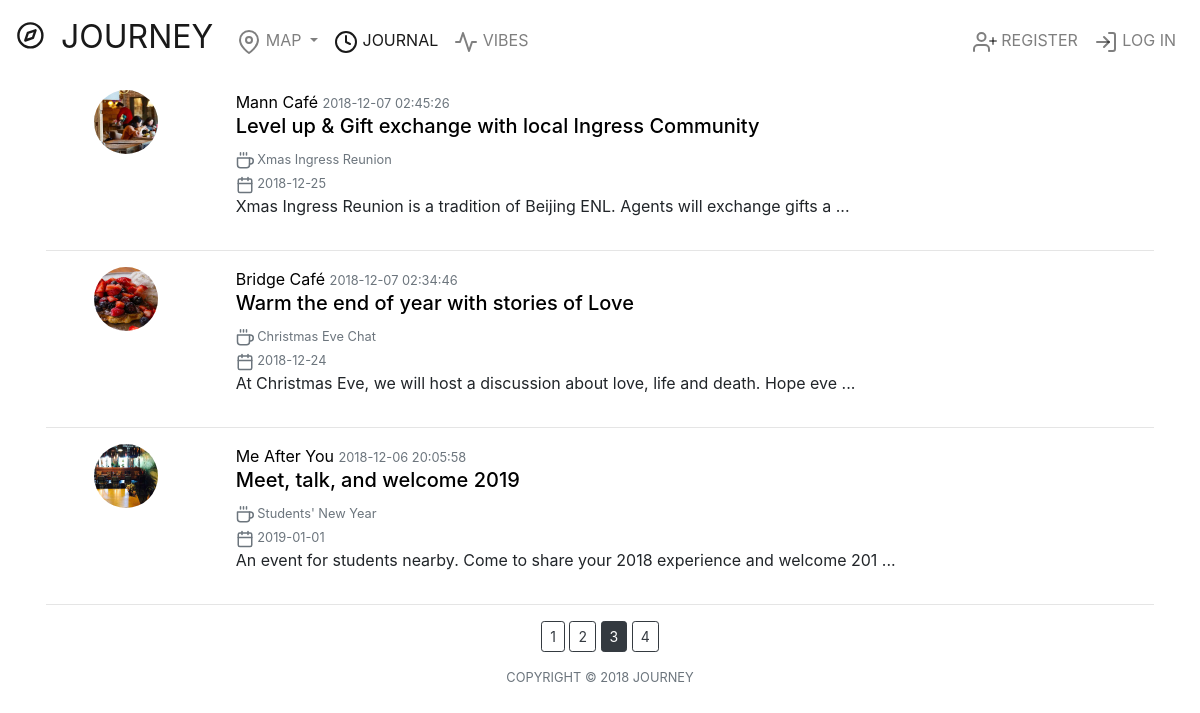
The app's page /journal?page=3, older data.
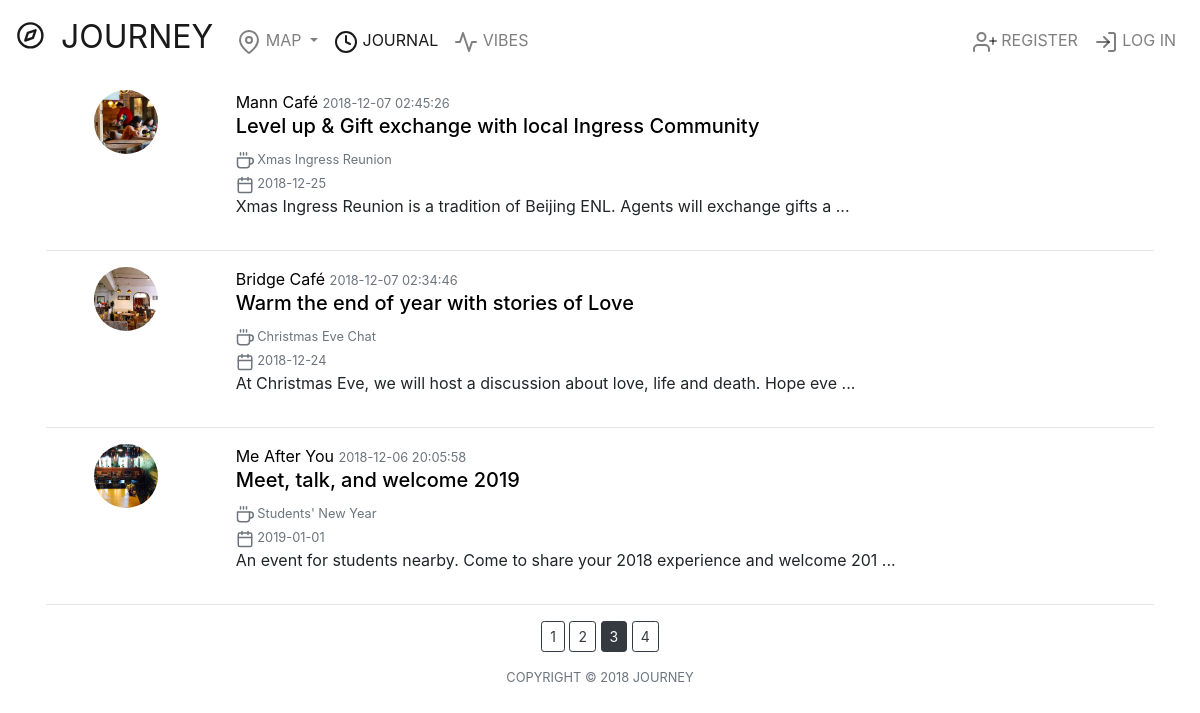
The same page, newer data.
### journeyapp/models.py (models this page shows, shortened)
class Journal(db.Model):
    id = db.Column(db.Integer, primary_key=True)
    title = db.Column(db.String(100), nullable=False)
    date_posted = db.Column(db.DateTime, nullable=False, default=datetime.utcnow)
    content = db.Column(db.Text, nullable=False)
    event_id = db.Column(db.Integer, db.ForeignKey("event.id"), nullable=False)
    station_id = db.Column(db.Integer, db.ForeignKey("station.id"), nullable=False)
    jourimages = db.relationship('Jourimage', backref='journal',lazy=True)

class Station(db.Model):
    id = db.Column(db.Integer, primary_key=True)
    name = db.Column(db.String(100), unique=True, nullable=False)
    latitude = db.Column(db.Numeric(10,7), nullable=False, default=39.9931568)
    longtitude = db.Column(db.Numeric(10,7), nullable=False, default=116.3375482)
    timeinfo = db.Column(db.Text, nullable=False)
    feature = db.Column(db.Text,nullable=False)
    abstract = db.Column(db.Text, nullable=False)
    image_file = db.Column(db.String(70), nullable=False, default="default.jpg")
    user_id = db.Column(db.Integer, db.ForeignKey('user.id'), nullable=False)
    events = db.relationship('Event', backref='station', lazy=True)
    journals = db.relationship('Journal', backref='station', lazy=True)

class Event(db.Model):
    id = db.Column(db.Integer, primary_key=True)
    name = db.Column(db.String(100), nullable=False)
    image_file = db.Column(db.String(70), nullable=False, default="default.jpg")
    date = db.Column(db.Date, nullable=False, default=date.today())
    user_id = db.Column(db.Integer, db.ForeignKey('user.id'), nullable=False)
    station_id = db.Column(db.Integer, db.ForeignKey("station.id"), nullable=False)
    journals = db.relationship('Journal', backref='event', lazy=True)

### journeyapp/routes.py (the view)
@app.route("/journal", methods=["GET"])
def journal():
    page = request.args.get("page", 1, type=int)
    journals = Journal.query.order_by(Journal.date_posted.desc()).paginate(per_page=3,page=page)
    return render_template("journal.html", journals = journals)

### journeyapp/__init__.py (called while the page is built)
def strlen(s):
    return len(s)

### journeyapp/routes.py (called while the page is built)
@app.after_request
def after_request(response):
    response.headers["Cache-Control"] = "no-cache, no-store, must-revalidate"
    response.headers["Expires"] = 0
    response.headers["Pragma"] = "no-cache"
    return response

### journeyapp/templates/journal.html (shortened to what this page needs)
{% extends "layout.html" %}
{% block journal %}
    active
{% endblock %}
{% block content %}
<div id="content-fluid" class="container p-3">
    {% for journal in journals.items %}
        <div class="row">
            <div class="col-sm-2 align-self-start">
            <img class="rounded-circle" width="64" height="64" src="{{ url_for('static', filename='station_pics/' + journal.event.station.image_file) }}" alt="Generic placeholder image">
            </div>
            <div class="col-sm-10">
                <div class="text-sm-left">
                    <a class="report-text-link" href="{{url_for('station_public',station_name=journal.event.station.name)}}">
                        {{ journal.station.name }}</a>
                    <small class="text-muted">{{ journal.date_posted.strftime('%Y-%m-%d %H:%M:%S') }}</small>
                    <h5><a class="report-text-link" href="{{url_for('single_journal', journal_id = journal.id)}}">{{journal.title}}</a></h5>
                    <small class="text-muted">
                        {{ journal.event.name}}</small>
                    <br>
                    <small class="text-muted">
                        {{ journal.event.date.strftime('%Y-%m-%d')}}</small>
                </div>
                {% if strlen(journal.content) > 80 %}
                    <p class="text-sm-left">{{ journal.content[0:80]}} ...</p>
                {% else %}
                    <p class="text-sm-left">{{ journal.content}}</p>
                {% endif %}
            </div>
        </div>
        <hr/>
    {% endfor %}
    {% for page in journals.iter_pages(left_edge=1,right_edge=1,left_current=1,right_current=2) %}
        {% if page %}
            {% if journals.page == page %}
                <a class="btn btn-sm btn-dark" href="{{url_for('journal', page=page)}}">{{page}}</a>
            {% else %}
                <a class="btn btn-outline-dark btn-sm" href="{{url_for('journal', page=page)}}">{{page}}</a>
            {% endif %}
        {% else %}
            ...
        {% endif %}
    {% endfor %}
</div>
{% endblock %}

### journeyapp/templates/layout.html (shortened to what this page needs)
<!DOCTYPE html>
<html lang="en">
    <head>
        <link href="https://maxcdn.bootstrapcdn.com/bootstrap/4.1.3/css/bootstrap.min.css" rel="stylesheet">
        <link href="/static/styles.css" rel="stylesheet">
    </head>
    <body>
            <nav class="navbar navbar-expand-md navbar-light" >
                <a class="navbar-brand" href="/">
                    JOURNEY
                </a>
                <div class="collapse navbar-collapse" id="navbar-content">
                    <div class="navbar-nav mr-auto mt-2">
                        <div class="nav-item dropdown">
                            <a class="nav-link dropdown-toggle {% block map%} {% endblock %}" href="#" id="navbarDropdownMenuLink" data-toggle="dropdown" aria-haspopup="true" aria-expanded="false">
                                MAP
                            </a>
                        </div>
                        <a class="nav-item nav-link {% block journal%} {% endblock %}" href="/journal">
                            <svg xmlns="http://www.w3.org/2000/svg" width="24" height="24" viewBox="0 0 24 24" fill="none" stroke="currentColor" stroke-width="2" stroke-linecap="round" stroke-linejoin="round" class="feather feather-clock"><circle cx="12" cy="12" r="10"></circle><polyline points="12 6 12 12 16 14"></polyline></svg>
                            JOURNAL
                        </a>
                        <a class="nav-item nav-link {% block forum%} {% endblock %}" href="/forum">
                            <svg xmlns="http://www.w3.org/2000/svg" width="24" height="24" viewBox="0 0 24 24" fill="none" stroke="currentColor" stroke-width="2" stroke-linecap="round" stroke-linejoin="round" class="feather feather-activity"><polyline points="22 12 18 12 15 21 9 3 6 12 2 12"></polyline></svg>
                            VIBES
                        </a>
                    </div>
                    {% if session.user_id %}
                    <div class="navbar-nav ml-auto mt-2">
                        <a class="nav-item nav-link {% block anchor %} {% endblock %}" href="/anchor/new">
                            <svg xmlns="http://www.w3.org/2000/svg" width="24" height="24" viewBox="0 0 24 24" fill="none" stroke="currentColor" stroke-width="2" stroke-linecap="round" stroke-linejoin="round" class="feather feather-eye"><path d="M1 12s4-8 11-8 11 8 11 8-4 8-11 8-11-8-11-8z"></path><circle cx="12" cy="12" r="3"></circle></svg>
                            {% block anchortag %} {% endblock %}
                        </a>
                        <a class="nav-item nav-link {% block write %} {% endblock %}" href="/write/new">
                            <svg xmlns="http://www.w3.org/2000/svg" width="24" height="24" viewBox="0 0 24 24" fill="none" stroke="currentColor" stroke-width="2" stroke-linecap="round" stroke-linejoin="round" class="feather feather-camera"><path d="M23 19a2 2 0 0 1-2 2H3a2 2 0 0 1-2-2V8a2 2 0 0 1 2-2h4l2-3h6l2 3h4a2 2 0 0 1 2 2z"></path><circle cx="12" cy="13" r="4"></circle></svg>
                            {% block writetag %} {% endblock %}
                        </a>
                        <a class="nav-item nav-link {% block report%} {% endblock %}" href="/report/new">
                            <svg xmlns="http://www.w3.org/2000/svg" width="24" height="24" viewBox="0 0 24 24" fill="none" stroke="currentColor" stroke-width="2" stroke-linecap="round" stroke-linejoin="round" class="feather feather-message-circle"><path d="M21 11.5a8.38 8.38 0 0 1-.9 3.8 8.5 8.5 0 0 1-7.6 4.7 8.38 8.38 0 0 1-3.8-.9L3 21l1.9-5.7a8.38 8.38 0 0 1-.9-3.8 8.5 8.5 0 0 1 4.7-7.6 8.38 8.38 0 0 1 3.8-.9h.5a8.48 8.48 0 0 1 8 8v.5z"></path></svg>
                            {% block reporttag %} {% endblock %}
                        </a>
                        <a class="nav-item nav-link {% block profile%} {% endblock %}" href="/profile">
                            <svg xmlns="http://www.w3.org/2000/svg" width="24" height="24" viewBox="0 0 24 24" fill="none" stroke="currentColor" stroke-width="2" stroke-linecap="round" stroke-linejoin="round" class="feather feather-user"><path d="M20 21v-2a4 4 0 0 0-4-4H8a4 4 0 0 0-4 4v2"></path><circle cx="12" cy="7" r="4"></circle></svg>
                            {% block profiletag %} {% endblock %}
                        </a>
                        <a class="nav-item nav-link" href="/logout">
                            <svg xmlns="http://www.w3.org/2000/svg" width="24" height="24" viewBox="0 0 24 24" fill="none" stroke="currentColor" stroke-width="2" stroke-linecap="round" stroke-linejoin="round" class="feather feather-log-out"><path d="M9 21H5a2 2 0 0 1-2-2V5a2 2 0 0 1 2-2h4"></path><polyline points="16 17 21 12 16 7"></polyline><line x1="21" y1="12" x2="9" y2="12"></line></svg>
                        </a>
                    </div>
                    {% else %}
                    <div class="navbar-nav ml-auto mt-2">
                        <a class="nav-item nav-link" href="/register">
                            REGISTER
                        </a>
                        <a class="nav-item nav-link" href="/login">
                            LOG IN
                        </a>
                    </div>
                    {% endif %}
                </div>
            </nav>
            <main>
                    {% block content %}{% endblock %}
            </main>
            <footer class="small text-center text-muted">
                COPYRIGHT &#169; 2018 JOURNEY
            </footer>
    </body>

### journeyapp/static/styles.css (style rules this page uses)
a.report-text-link:link { color: black; }
.navbar { background-color: #ffffff !important; }
nav .navbar-brand { font-size: xx-large; }
main { overflow-x: auto; text-align: center; }
main img { max-width: 100%; }
html, body { height: 100%; margin: 0; padding: 0; }

Row changes from the older to the newer data that the page shows:
changed through a linked row, Journal "Warm the end of year with stories of Love": image_file: a different picture
